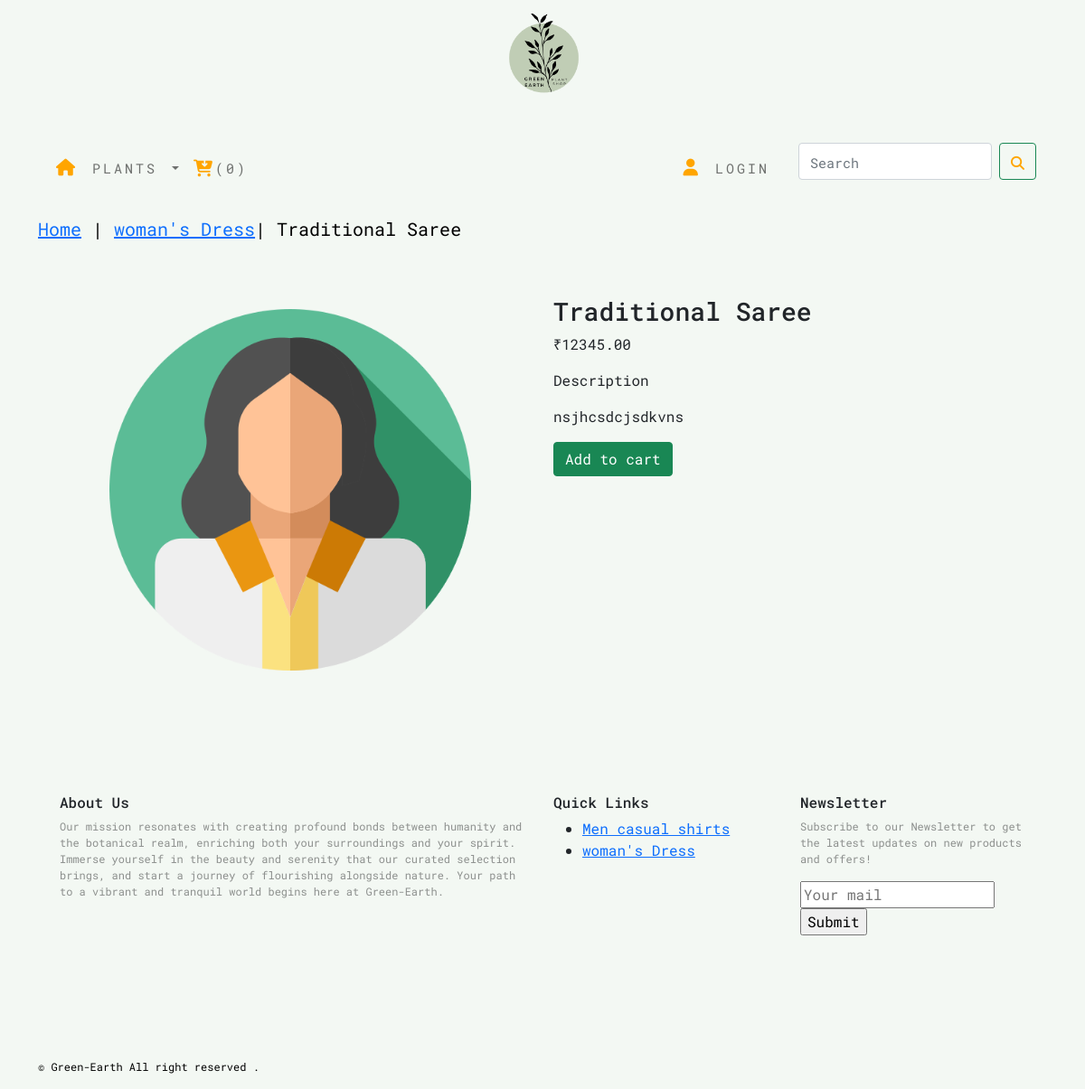
Screenshot of /shop/womans-dress/traditional-saree/ with the database file from the repository.
### shop/models.py (models this page shows, shortened)
class Products(models.Model):
    name=models.CharField(max_length=250,unique=True)
    slug=models.SlugField(max_length=250,unique=True)
    description=models.TextField(blank=True)
    price=models.DecimalField(max_digits=10,decimal_places=2)
    category=models.ForeignKey(Category,on_delete=models.CASCADE)
    image=models.ImageField(upload_to='product',blank=True)
    stock=models.IntegerField()
    available=models.BooleanField(default=True)
    created=models.DateTimeField(auto_now_add=True)
    updated=models.DateField(auto_now=True)
    class Meta:
        ordering = ('name',)
        verbose_name = 'product'
        verbose_name_plural = 'products'

class Category(models.Model):
    name=models.CharField(max_length=250,unique=True)
    slug=models.SlugField(max_length=250,unique=True)
    description=models.TextField()
    image=models.ImageField(upload_to='category',blank=True)
    class Meta:
        ordering=('name',)
        verbose_name='category'
        verbose_name_plural='categories'
    def get_url(self):
        return reverse('shop:product_by_category',args=[self.slug])
    def __str__(self):
        return '{}'.format(self.name)

### shop/views.py (the view)
# urls.py: path('<slug:c_slug>/<slug:product_slug>/', views.prodDetail, name='prodcatDetail'),
def prodDetail(request,c_slug,product_slug):
    try:
        product=Products.objects.get(category__slug=c_slug,slug=product_slug)
    except Exception as e:
        raise e
    return render(request,'product.html',{'product':product})

### cart/context_processors.py (called while the page is built)
def counter(request):
    item_count=0
    if 'admin' in request.path:
        return {}
    else:
        try:
            cart=Cart.objects.filter(cart_id=_cart_id(request))
            cart_items=CartItem.objects.all().filter(cart=cart[:1])
            for cart_item in cart_items:
                item_count += cart_item.quantity
        except Cart.DoesNotExist:
            item_count=0
    return dict(item_count=item_count)

### cart/views.py (called while the page is built)
def _cart_id(request):
    cart=request.session.session_key
    if not cart:
        cart=request.session.create()
    return cart

### shop/context_processors.py (called while the page is built)
def menu_links(request):
    links=Category.objects.all()
    return dict(links=links)

### template/product.html (shortened to what this page needs)
{% extends 'base.html' %}
{% load static %}
{% block content %}
<div class="row custom_product">
    <div class="mx-auto">
        <p><a href="{% url 'shop:allProdCat' %}">Home</a> | <a href="{{product.category.get_url}}">{{product.category}}</a>| {{product.name}} </p>
    </div>
</div>
<div class="container"><br>
    <div class="row">
        <div class="col-12 col-sm-12 col-md-12 col-lg-6  text-center" style= padding-top:14px;">
            <div style="min-width:18rem;">
                <img src="{{product.image.url}}" alt="{{product.name}}" style="height:400px;">
            </div>
         </div>
        <div class="col-12 col-sm-12 col-md-12 col-lg-6 " style="padding-bottom:25px;">
            <div>
                <h3>{{product.name}}</h3>
                <p>₹{{product.price}}</p>
                <p>Description</p>
                <p class="text-justify">{{product.description}}</p>
                {% if product.stock <= 0 %}
                    <p><b>Out of stock </b></p>
                {% else %}
                    <a href="{% url 'cart:add_cart' product.id%}" class="btn btn-success">Add to cart</a>
                {% endif %}
            </div>
        </div>
    </div>
</div>
{% endblock %}

### template/footer.html
<footer class="footer navbar-fixed-bottom ">
    <div class="container">
      <div class="row mx-auto">
        <div class="col-6"><h6>About Us</h6>
          <p>Our mission resonates with creating profound bonds between humanity and the botanical realm, enriching both your surroundings and your spirit. Immerse yourself in the beauty and serenity that our curated selection brings, and start a journey of flourishing alongside nature. Your path to a vibrant and tranquil world begins here at Green-Earth.</p>
        </div>
        <div class="col" ><h6>Quick Links</h6>
           <ul> {% for cat in links %}
            <li><a href="{{cat.get_url}}">{{cat.name}}</a></li>
               {% endfor %}
           </ul>
        </div>
         <div class="col" ><h6>Newsletter</h6>
           <p>Subscribe to our Newsletter to get the latest updates on new products and offers!</p>
           <input type="text" placeholder="Your mail">
           <input type="submit">
         </div>
        </div>
      </div>
      <div class="footer navbar-fixed-bottom  custom_footer" >
  <p>
    &copy; Green-Earth All right reserved .
  </p>
</div>
</footer>

### static/css/custom.css (style rules this page uses)
body { font-family: 'Roboto Mono', monospace; background-color:rgb(208, 248, 204 ); }
.custom_product { padding-top:15px; padding-bottom:20px; }
.custom_product .mx-auto { font-size:20px; text-decoration:none; color:black; }
.footer { display: block; position: relative; padding-top: 136px; height:auto; width:100%; }
.footer p { font-size:12px; color:rgb(140, 143, 141); }
.custom_footer p { color:black; }

### rows the page displays
Products: category "woman's Dress", name "Traditional Saree", image (picture), price "12345.00", description "nsjhcsdcjsdkvns"
Category: name "Men casual shirts"
Category: name "woman's Dress"

### other values shown
{{ item_count }} "0"
